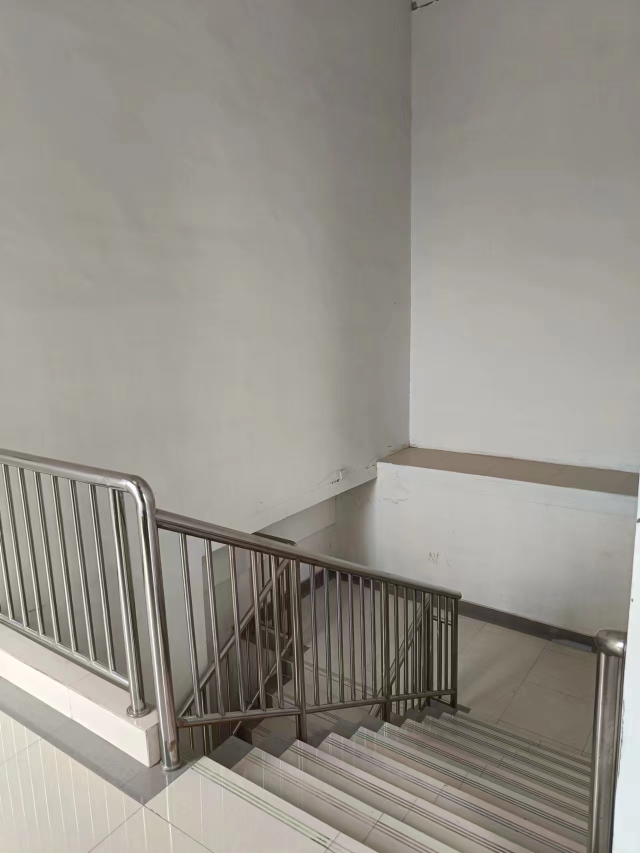
#> input picture f1.jpg, 1280 x 1706 px, given in place of video, which was not available (shown at 1/2 size)
$ python color_space.py
#> lines starting #> are read from the running program, lines starting #| are printed output that depends on the picture; after the words box and inside, x2 and y2 are one past the last pixel; in counts of white or black regions, pixels touching at a corner belong together; pictures that were not available may be replaced by others from this repository, and a replacement may not be noted
import cv2 as cv
import numpy as np
import time

'''
颜色空间转换
'''

# fiags = [i for i in dir(cv) if i.startswith('COLOR_')]
# print(fiags)

cap = cv.VideoCapture('http://192.168.31.197:8080/video')

lower_yellow = np.array([0, 50, 50])
upper_yellow = np.array([3, 255, 255])


while 1:
    # time.sleep(0.1)
    _, frame = cap.read()
#> frame is the input picture: shape (1706, 1280, 3); mean B, G, R 137.5, 145.8, 149.8
    if frame is None:
        break
    frame = cv.resize(frame, None, fx=0.5, fy=0.5 ,interpolation=cv.INTER_CUBIC)
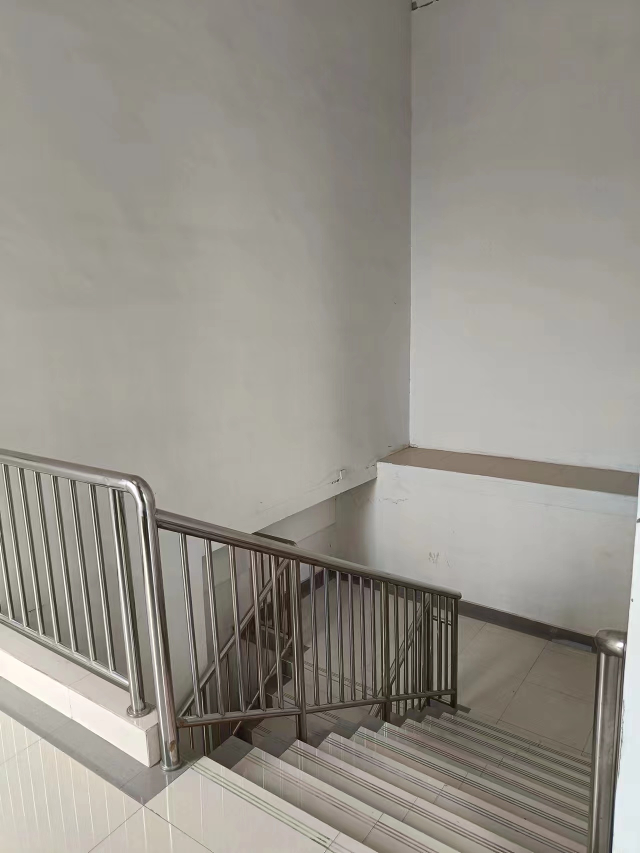
#> frame: shape (853, 640, 3); mean B, G, R 137.5, 145.8, 149.8
    hsv = cv.cvtColor(frame, cv.COLOR_BGR2HSV)
#> hsv: shape (853, 640, 3); mean H, S, V 21.9, 24.1, 149.9
    mask = cv.inRange(hsv, lower_yellow, upper_yellow)
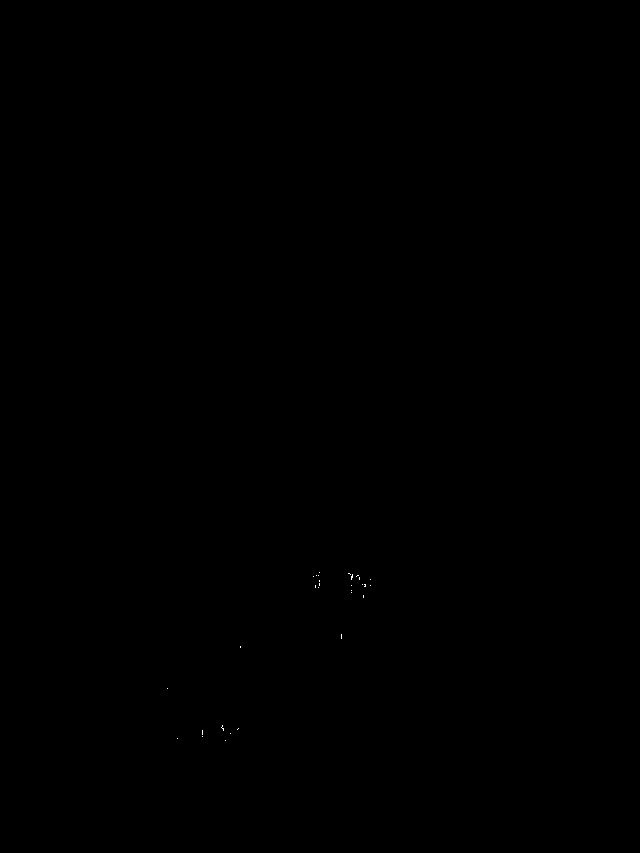
#> mask: shape (853, 640); 0.01% white in thin lines or dots, all inside (x1, y1, x2, y2) = (167, 572, 371, 741)

    # 消除噪声
    kernel = np.ones((5, 5), np.uint8)
    mask = cv.morphologyEx(mask, cv.MORPH_OPEN, kernel) # 开运算: 先侵蚀再膨胀, 消除背景中的噪声
#> mask: shape (853, 640); every value is 0
    mask = cv.dilate(mask, kernel, iterations=1) # 膨胀

    res = cv.bitwise_and(frame, frame, mask=mask) # 与运算
#> res: shape (853, 640, 3); every value is 0

    # 计算mask轮廓
    contours, hierarchy = cv.findContours(mask, cv.RETR_TREE, cv.CHAIN_APPROX_SIMPLE)
#> contours = []
    for cnt in contours:
        x,y,w,h = cv.boundingRect(cnt)
        cv.rectangle(frame,(x,y),(x+w,y+h),(0,255,0),2)
        print(cnt)
#> this loop made 0 passes

    cv.imshow('frame',frame)
    cv.imshow('mask',mask)
    cv.imshow('res',res)
    k = cv.waitKey(5) & 0xFF
#> (key Esc is pressed here)
    if k == 27:
        break

cv.destroyAllWindows()

$ run again, on f2.jpg
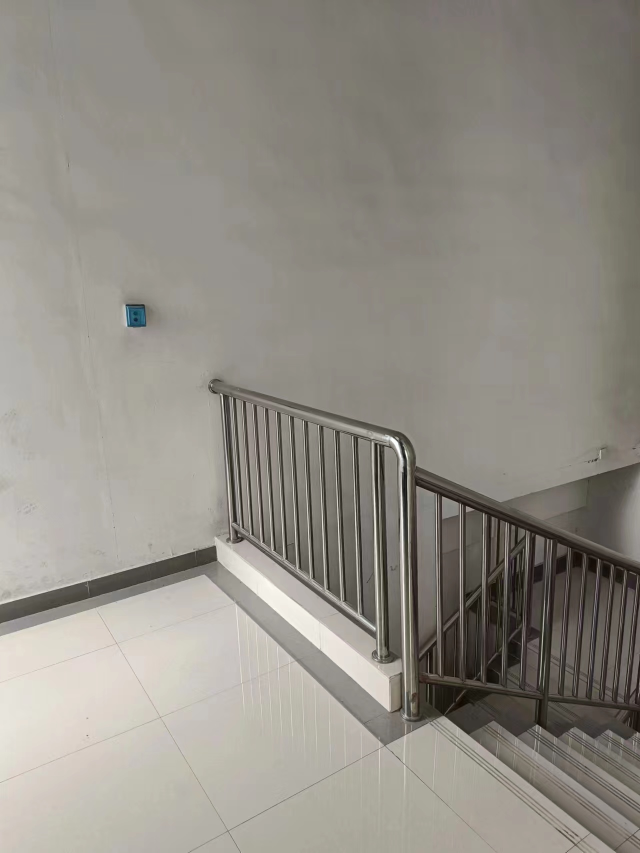
#> input picture f2.jpg, 1280 x 1706 px, given in place of video, which was not available (shown at 1/2 size)
#> frame is the input picture: shape (1706, 1280, 3); mean B, G, R 134, 142.1, 146.1
#> `frame = cv.resize(frame, None, fx=0.5, fy=0.5 ,interpolation=cv.INTER_..`:
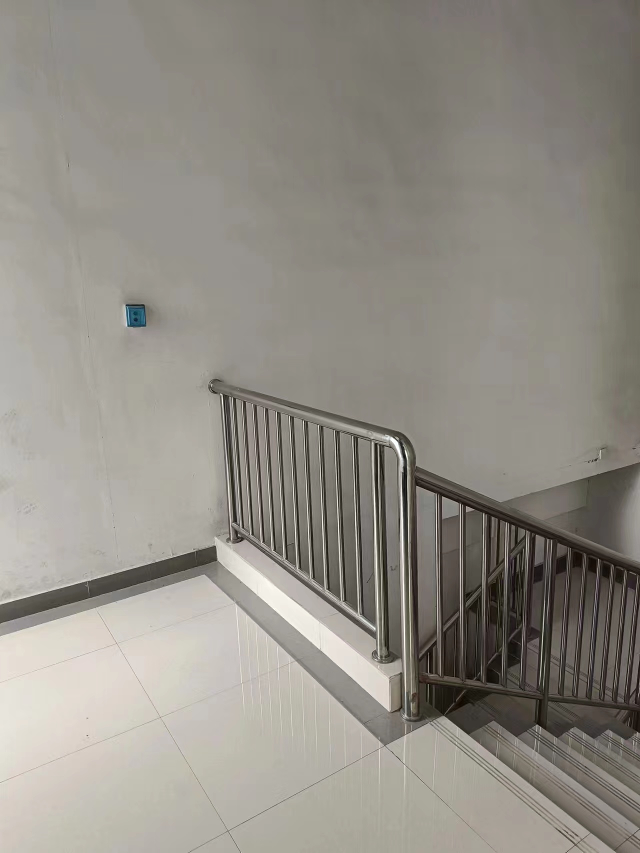
#> frame: shape (853, 640, 3); mean B, G, R 134, 142.1, 146.1
#> hsv: shape (853, 640, 3); mean H, S, V 20.7, 24.1, 146.1
#> res: shape (853, 640, 3); every value is 0
#> contours = []

$ run again, on keyboard.jpg
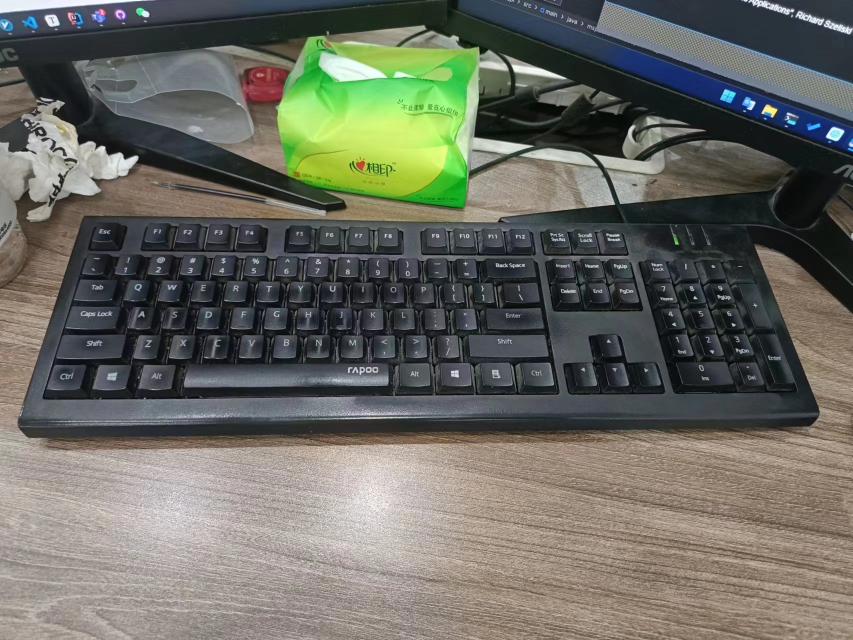
#> input picture keyboard.jpg, 1706 x 1280 px, given in place of video, which was not available (shown at 1/2 size)
#> frame is the input picture: shape (1280, 1706, 3); mean B, G, R 97.6, 106.2, 105.4
#> `frame = cv.resize(frame, None, fx=0.5, fy=0.5 ,interpolation=cv.INTER_..`:
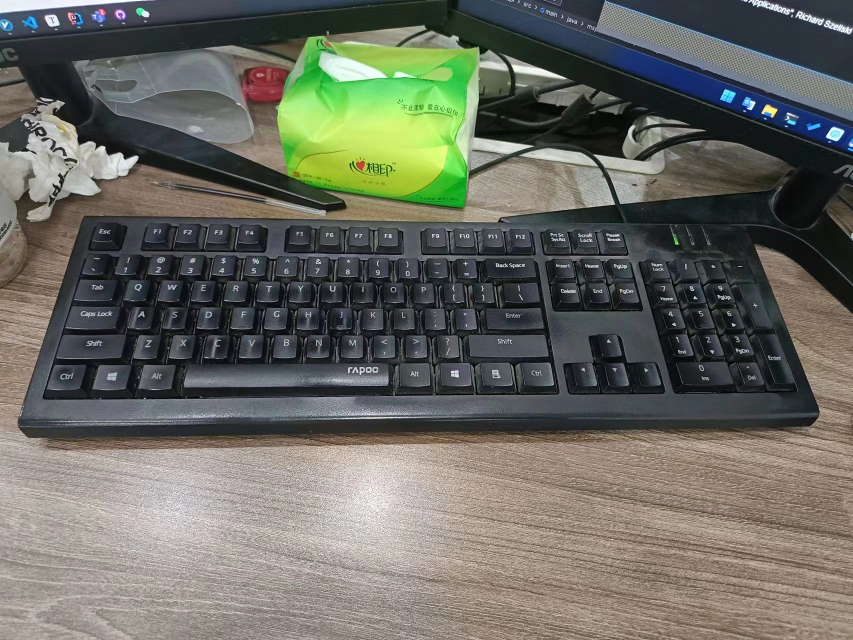
#> frame: shape (640, 853, 3); mean B, G, R 97.6, 106.2, 105.4
#> hsv: shape (640, 853, 3); mean H, S, V 58.8, 52.2, 114.8
#> contours = 1 contour; box (x1, y1, x2, y2) and area: (257, 69, 273, 81) 145
#> the loop `for cnt in contours:` made 1 pass
#> (x, y, w, h) on pass 1: (257, 69, 16, 12)
#> (printed output is left out)
